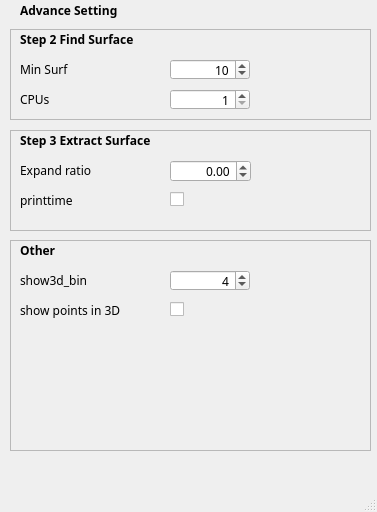
<?xml version="1.0" encoding="UTF-8"?>
<ui version="4.0">
 <class>MainWindow</class>
 <widget class="QMainWindow" name="MainWindow">
  <property name="geometry">
   <rect>
    <x>0</x>
    <y>0</y>
    <width>377</width>
    <height>512</height>
   </rect>
  </property>
  <property name="windowTitle">
   <string>Advance Setting</string>
  </property>
  <widget class="QWidget" name="centralwidget">
   <widget class="QFrame" name="frame">
    <property name="geometry">
     <rect>
      <x>10</x>
      <y>29</y>
      <width>361</width>
      <height>91</height>
     </rect>
    </property>
    <property name="frameShape">
     <enum>QFrame::StyledPanel</enum>
    </property>
    <property name="frameShadow">
     <enum>QFrame::Plain</enum>
    </property>
    <property name="lineWidth">
     <number>2</number>
    </property>
    <widget class="QLabel" name="label_adFindSurface">
     <property name="geometry">
      <rect>
       <x>10</x>
       <y>0</y>
       <width>421</width>
       <height>21</height>
      </rect>
     </property>
     <property name="sizePolicy">
      <sizepolicy hsizetype="Fixed" vsizetype="Fixed">
       <horstretch>0</horstretch>
       <verstretch>0</verstretch>
      </sizepolicy>
     </property>
     <property name="font">
      <font>
       <family>Agency FB</family>
       <pointsize>9</pointsize>
       <weight>75</weight>
       <bold>true</bold>
      </font>
     </property>
     <property name="text">
      <string>Step 2 Find Surface</string>
     </property>
    </widget>
    <widget class="QSpinBox" name="spinBox_adminsurf">
     <property name="geometry">
      <rect>
       <x>160</x>
       <y>30</y>
       <width>80</width>
       <height>21</height>
      </rect>
     </property>
     <property name="font">
      <font>
       <family>Agency FB</family>
       <pointsize>9</pointsize>
       <weight>50</weight>
       <bold>false</bold>
      </font>
     </property>
     <property name="alignment">
      <set>Qt::AlignRight|Qt::AlignTrailing|Qt::AlignVCenter</set>
     </property>
     <property name="minimum">
      <number>1</number>
     </property>
     <property name="maximum">
      <number>999</number>
     </property>
     <property name="value">
      <number>10</number>
     </property>
    </widget>
    <widget class="QLabel" name="label_adminsurf">
     <property name="geometry">
      <rect>
       <x>10</x>
       <y>30</y>
       <width>121</width>
       <height>21</height>
      </rect>
     </property>
     <property name="font">
      <font>
       <family>Agency FB</family>
       <pointsize>9</pointsize>
       <weight>50</weight>
       <bold>false</bold>
      </font>
     </property>
     <property name="toolTip">
      <string>only useful if Mode is not &quot;simple&quot;</string>
     </property>
     <property name="text">
      <string>Min Surf</string>
     </property>
    </widget>
    <widget class="QLabel" name="label_adncpu">
     <property name="geometry">
      <rect>
       <x>10</x>
       <y>60</y>
       <width>121</width>
       <height>21</height>
      </rect>
     </property>
     <property name="font">
      <font>
       <family>Agency FB</family>
       <pointsize>9</pointsize>
       <weight>50</weight>
       <bold>false</bold>
      </font>
     </property>
     <property name="toolTip">
      <string>just use 1 here. &gt;1 may be slower in most cases...</string>
     </property>
     <property name="text">
      <string>CPUs</string>
     </property>
    </widget>
    <widget class="QSpinBox" name="spinBox_adncpu">
     <property name="geometry">
      <rect>
       <x>160</x>
       <y>60</y>
       <width>80</width>
       <height>21</height>
      </rect>
     </property>
     <property name="font">
      <font>
       <family>Agency FB</family>
       <pointsize>9</pointsize>
       <weight>50</weight>
       <bold>false</bold>
      </font>
     </property>
     <property name="alignment">
      <set>Qt::AlignRight|Qt::AlignTrailing|Qt::AlignVCenter</set>
     </property>
     <property name="minimum">
      <number>1</number>
     </property>
     <property name="maximum">
      <number>16</number>
     </property>
     <property name="value">
      <number>1</number>
     </property>
    </widget>
   </widget>
   <widget class="QFrame" name="frame_2">
    <property name="geometry">
     <rect>
      <x>10</x>
      <y>130</y>
      <width>361</width>
      <height>101</height>
     </rect>
    </property>
    <property name="frameShape">
     <enum>QFrame::StyledPanel</enum>
    </property>
    <property name="frameShadow">
     <enum>QFrame::Plain</enum>
    </property>
    <property name="lineWidth">
     <number>2</number>
    </property>
    <widget class="QLabel" name="label_adExtract_Surface">
     <property name="geometry">
      <rect>
       <x>10</x>
       <y>0</y>
       <width>421</width>
       <height>21</height>
      </rect>
     </property>
     <property name="sizePolicy">
      <sizepolicy hsizetype="Fixed" vsizetype="Fixed">
       <horstretch>0</horstretch>
       <verstretch>0</verstretch>
      </sizepolicy>
     </property>
     <property name="font">
      <font>
       <family>Agency FB</family>
       <pointsize>9</pointsize>
       <weight>75</weight>
       <bold>true</bold>
      </font>
     </property>
     <property name="text">
      <string>Step 3 Extract Surface</string>
     </property>
    </widget>
    <widget class="QLabel" name="label_ad">
     <property name="geometry">
      <rect>
       <x>10</x>
       <y>30</y>
       <width>121</width>
       <height>21</height>
      </rect>
     </property>
     <property name="font">
      <font>
       <family>Agency FB</family>
       <pointsize>9</pointsize>
       <weight>50</weight>
       <bold>false</bold>
      </font>
     </property>
     <property name="toolTip">
      <string>make flattened tomo bigger (&gt;0) or smaller (&lt;0)</string>
     </property>
     <property name="text">
      <string>Expand ratio</string>
     </property>
    </widget>
    <widget class="QDoubleSpinBox" name="doubleSpinBox_adexpandratio">
     <property name="geometry">
      <rect>
       <x>160</x>
       <y>30</y>
       <width>81</width>
       <height>22</height>
      </rect>
     </property>
     <property name="font">
      <font>
       <family>Agency FB</family>
      </font>
     </property>
     <property name="alignment">
      <set>Qt::AlignRight|Qt::AlignTrailing|Qt::AlignVCenter</set>
     </property>
     <property name="minimum">
      <double>-0.300000000000000</double>
     </property>
     <property name="maximum">
      <double>1.000000000000000</double>
     </property>
     <property name="singleStep">
      <double>0.100000000000000</double>
     </property>
    </widget>
    <widget class="QLabel" name="label_ad_2">
     <property name="geometry">
      <rect>
       <x>10</x>
       <y>60</y>
       <width>121</width>
       <height>21</height>
      </rect>
     </property>
     <property name="font">
      <font>
       <family>Agency FB</family>
       <pointsize>9</pointsize>
       <weight>50</weight>
       <bold>false</bold>
      </font>
     </property>
     <property name="text">
      <string>printtime</string>
     </property>
    </widget>
    <widget class="QCheckBox" name="checkBox_adprinttime">
     <property name="enabled">
      <bool>true</bool>
     </property>
     <property name="geometry">
      <rect>
       <x>160</x>
       <y>60</y>
       <width>91</width>
       <height>19</height>
      </rect>
     </property>
     <property name="text">
      <string/>
     </property>
    </widget>
   </widget>
   <widget class="QLabel" name="label_Advance_Setting">
    <property name="geometry">
     <rect>
      <x>20</x>
      <y>0</y>
      <width>251</width>
      <height>21</height>
     </rect>
    </property>
    <property name="sizePolicy">
     <sizepolicy hsizetype="Fixed" vsizetype="Fixed">
      <horstretch>0</horstretch>
      <verstretch>0</verstretch>
     </sizepolicy>
    </property>
    <property name="font">
     <font>
      <family>Agency FB</family>
      <pointsize>9</pointsize>
      <weight>75</weight>
      <bold>true</bold>
     </font>
    </property>
    <property name="text">
     <string>Advance Setting</string>
    </property>
   </widget>
   <widget class="QFrame" name="frame_3">
    <property name="geometry">
     <rect>
      <x>10</x>
      <y>240</y>
      <width>361</width>
      <height>211</height>
     </rect>
    </property>
    <property name="frameShape">
     <enum>QFrame::StyledPanel</enum>
    </property>
    <property name="frameShadow">
     <enum>QFrame::Plain</enum>
    </property>
    <property name="lineWidth">
     <number>2</number>
    </property>
    <widget class="QLabel" name="label_adOther">
     <property name="geometry">
      <rect>
       <x>10</x>
       <y>0</y>
       <width>421</width>
       <height>21</height>
      </rect>
     </property>
     <property name="sizePolicy">
      <sizepolicy hsizetype="Fixed" vsizetype="Fixed">
       <horstretch>0</horstretch>
       <verstretch>0</verstretch>
      </sizepolicy>
     </property>
     <property name="font">
      <font>
       <family>Agency FB</family>
       <pointsize>9</pointsize>
       <weight>75</weight>
       <bold>true</bold>
      </font>
     </property>
     <property name="text">
      <string>Other</string>
     </property>
    </widget>
    <widget class="QLabel" name="label_adshow3d_bin">
     <property name="geometry">
      <rect>
       <x>10</x>
       <y>30</y>
       <width>121</width>
       <height>21</height>
      </rect>
     </property>
     <property name="font">
      <font>
       <family>Agency FB</family>
       <pointsize>9</pointsize>
       <weight>50</weight>
       <bold>false</bold>
      </font>
     </property>
     <property name="toolTip">
      <string>bigger bin means less triangles in &quot;3D&quot; mode, but faster.</string>
     </property>
     <property name="text">
      <string>show3d_bin</string>
     </property>
    </widget>
    <widget class="QSpinBox" name="spinBox_adshow3d_bin">
     <property name="geometry">
      <rect>
       <x>160</x>
       <y>30</y>
       <width>80</width>
       <height>21</height>
      </rect>
     </property>
     <property name="font">
      <font>
       <family>Agency FB</family>
       <pointsize>9</pointsize>
       <weight>50</weight>
       <bold>false</bold>
      </font>
     </property>
     <property name="alignment">
      <set>Qt::AlignRight|Qt::AlignTrailing|Qt::AlignVCenter</set>
     </property>
     <property name="minimum">
      <number>1</number>
     </property>
     <property name="maximum">
      <number>99</number>
     </property>
     <property name="value">
      <number>4</number>
     </property>
    </widget>
    <widget class="QCheckBox" name="checkBox_pointsin3d">
     <property name="geometry">
      <rect>
       <x>160</x>
       <y>60</y>
       <width>79</width>
       <height>19</height>
      </rect>
     </property>
     <property name="text">
      <string/>
     </property>
    </widget>
    <widget class="QLabel" name="label_pointsin3d">
     <property name="geometry">
      <rect>
       <x>10</x>
       <y>60</y>
       <width>121</width>
       <height>21</height>
      </rect>
     </property>
     <property name="font">
      <font>
       <family>Agency FB</family>
       <pointsize>9</pointsize>
       <weight>50</weight>
       <bold>false</bold>
      </font>
     </property>
     <property name="toolTip">
      <string>can draw picked particles as spheres in &quot;3D&quot; mode.</string>
     </property>
     <property name="text">
      <string>show points in 3D</string>
     </property>
    </widget>
   </widget>
  </widget>
  <widget class="QMenuBar" name="menubar">
   <property name="geometry">
    <rect>
     <x>0</x>
     <y>0</y>
     <width>377</width>
     <height>23</height>
    </rect>
   </property>
  </widget>
  <widget class="QStatusBar" name="statusbar"/>
 </widget>
 <resources/>
 <connections/>
</ui>
